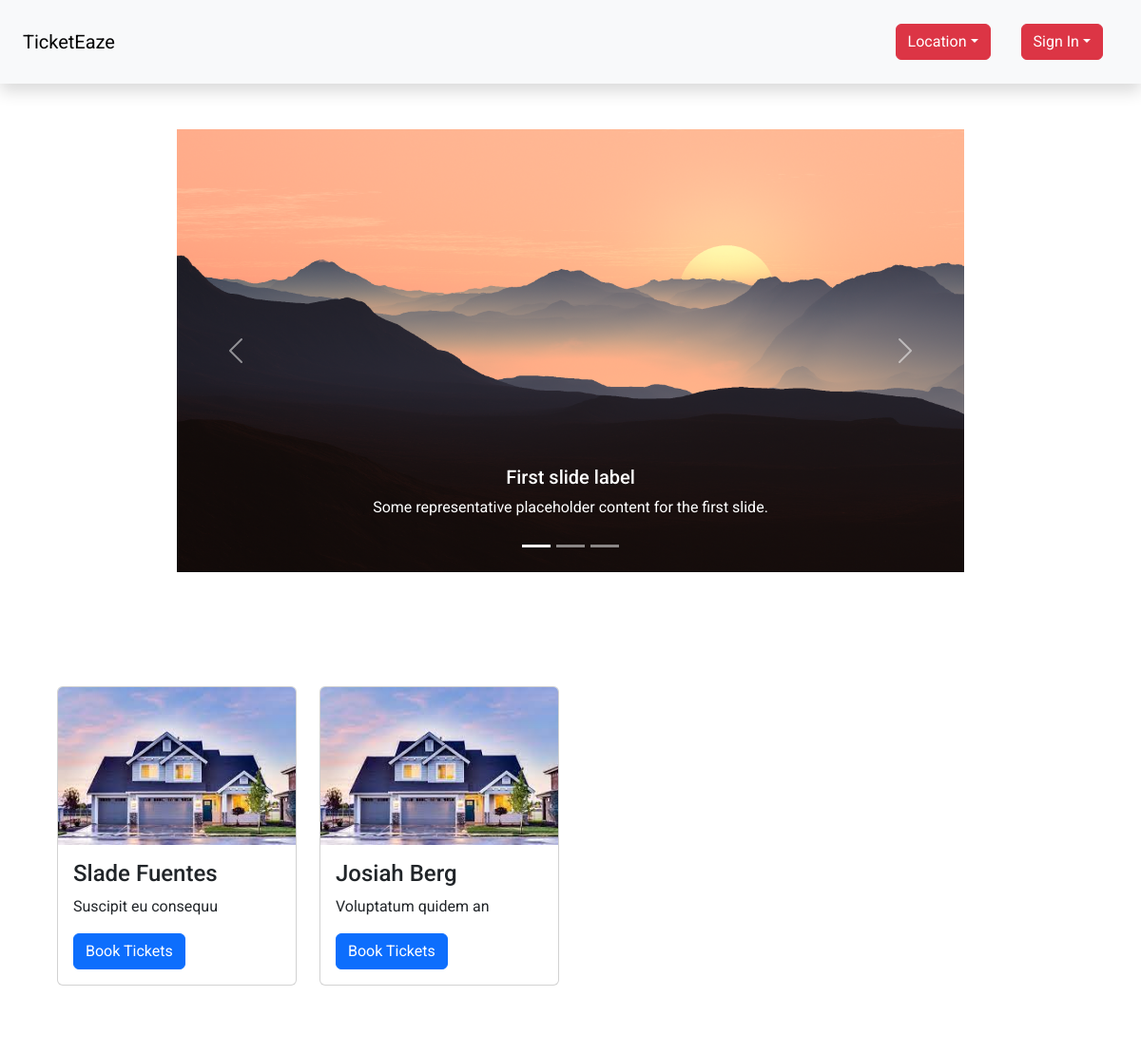
Before: / with the older database file.
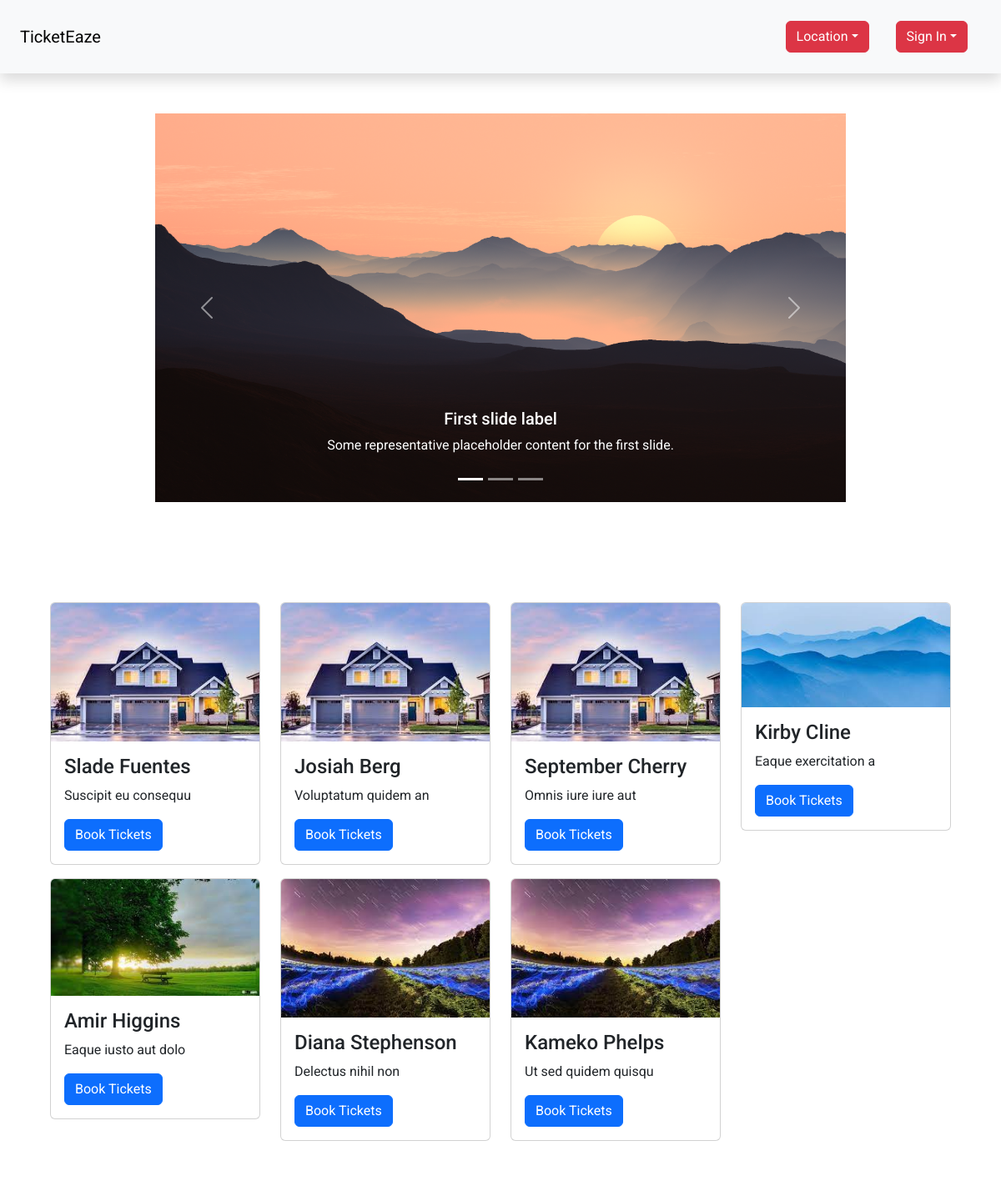
After: the same page with the newer database file.
### models.py (models this page shows, shortened)
class show(db.Model):
   id = db.Column(db.Integer, primary_key = True)
   name = db.Column(db.String(100))
   description = db.Column(db.String(100))
   location = db.Column(db.String(100))
   capacity = db.Column(db.Integer)
   tags = db.Column(db.String(200))
   price = db.Column(db.Float)
   rating = db.Column(db.Integer)
   showshosted = db.relationship('venue',secondary=showinvenue, backref='showshosted')

### app.py (the view)
@app.route("/",methods=['GET','POST'])
def home():
  events = db.session.query(show).all()
  return render_template('Home/Home.html',events=events)

### templates/Home/Home.html (shortened to what this page needs)
{% extends "./Layouts/layout.html" %}
{% block content %}
{% include "./Layouts/navBarWithoutLogin.html" %}
{% block carousel %}
<section class="w-100  bg-white p-5">
  <div id="carouselExampleCaptions" class="carousel slide w-75 m-auto">
      <div class="carousel-indicators">
        <button type="button" data-bs-target="#carouselExampleCaptions" data-bs-slide-to="0" class="active" aria-current="true" aria-label="Slide 1"></button>
        <button type="button" data-bs-target="#carouselExampleCaptions" data-bs-slide-to="1" aria-label="Slide 2"></button>
        <button type="button" data-bs-target="#carouselExampleCaptions" data-bs-slide-to="2" aria-label="Slide 3"></button>
      </div>
      <div class="carousel-inner">
        <div class="carousel-item active">
          <img src="/static/Images/img1.png" class="d-block w-100" alt="...">
          <div class="carousel-caption d-none d-md-block">
            <h5>First slide label</h5>
            <p>Some representative placeholder content for the first slide.</p>
          </div>
        </div>
      </div>
      <button class="carousel-control-prev" type="button" data-bs-target="#carouselExampleCaptions" data-bs-slide="prev">
        <span class="carousel-control-prev-icon" aria-hidden="true"></span>
      </button>
      <button class="carousel-control-next" type="button" data-bs-target="#carouselExampleCaptions" data-bs-slide="next">
        <span class="carousel-control-next-icon" aria-hidden="true"></span>
      </button>
    </div>
</section>
{% endblock carousel %}
{% block events %}
<section class="w-100  bg-white p-5">
  <div class="container">
    <div class="row py-3">
      {% for i in events %}
      <div class="col-md-6 col-lg-4 col-xl-3 my-md-2 my-sm-2">
        <div class="card">
          <img src="/static/file_uploads/event/{{i.id}}.jpeg" alt="Image 1" class="card-img-top">
          <div class="card-body">
            <h4 class="card-title">{{i.name}}</h4>
            <p class="card-text">{{i.description}}</p>
            <a href="/event/booktickets" class="btn btn-primary">Book Tickets</a>
          </div>
        </div>
      </div>
      {% endfor %}
  </div>
</section>
{% endblock events %}
{% endblock content %}

### templates/Layouts/layout.html (shortened to what this page needs)
<!DOCTYPE html>
<html lang="en">
<head>
    <link href="https://cdn.jsdelivr.net/npm/bootstrap@5.3.0-alpha1/dist/css/bootstrap.min.css" rel="stylesheet">
</head>
<body class="">
    {% block content %}{% endblock content %}
</body>
</html>

### templates/Layouts/navBarWithoutLogin.html (shortened to what this page needs)
<nav class="navbar navbar-expand-lg navbar-light bg-light p-4 shadow ">
    <div class="navbar-brand " href="#">TicketEaze</div>
    <div class="collapse navbar-collapse d-lg-flex justify-content-lg-end" id="navbarNav">
      <ul class="navbar-nav ml-auto">
        <li class="list-unstyled mx-3 d-lg-block  d-none">
            <div class="dropdown">
                <button type="button" class="btn btn-danger dropdown-toggle " data-toggle="dropdown" >
                Location</button>
            </div>
        </li>
        {% if current_user.is_authenticated %}
        <li class="list-unstyled mx-3 d-lg-block  d-none">
          <div class="dropdown">
              <button type="button" class="btn btn-secondary dropdown-toggle " data-toggle="dropdown" >
              Profile</button>
              <ul class="dropdown-menu ">
                  <li class="dropdown-item"><b>Hi {{current_user.name}} !</b></li>
                  <li><a class="dropdown-item" href="#">My Orders</a></li>
                  <li><a class="dropdown-divider" href="#"></a></li>
                  <li><a class="dropdown-item" href="/logout">Logout</a></li>
              </ul>
          </div>
      </li>
        <!-- <button class="btn btn-secondary" onclick="location.href='/logout'" >Logout</button>
        <div class="user_name mx-2 mt-2 h6">Hi {{ current_user.name }}!</div> -->
        <!-- <li class="mx-3 list-unstyled d-lg-block  d-none">
          <div class="dropdown">
            <button type="button" class="btn btn-danger dropdown-toggle" data-toggle="dropdown" >
            Logout</button>
            <ul class="dropdown-menu ">
                <li class="dropdown-item">Hi {{ current_user.name }}!</li>
                <li><a class="dropdown-item" href="#">Logout</a></li>
            </ul>
          </div>
        </li> -->
        {% else %}
        <li class="mx-3 list-unstyled d-lg-block  d-none">
          <div class="dropdown">
            <button type="button" class="btn btn-danger dropdown-toggle" data-toggle="dropdown" >
            Sign In</button>
          </div>
        </li>
        {% endif %}
      </ul>
    </div>
  </nav>

### templates/Layouts/layout.html (style rules this page uses)
body { font-family: 'Roboto', sans-serif; }

Changed rows visible on the page:
added show: name "September Cherry", description "Omnis iure iure aut"
added show: shows a picture, name "Kirby Cline", description "Eaque exercitation a"
added show: shows a picture, name "Amir Higgins", description "Eaque iusto aut dolo"
added show: name "Diana Stephenson", description "Delectus nihil non"
added show: name "Kameko Phelps", description "Ut sed quidem quisqu"
